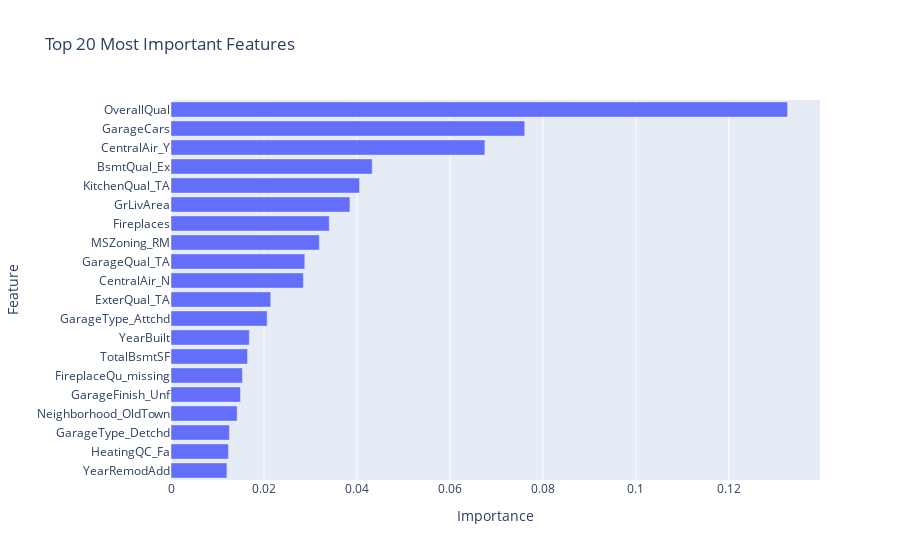

Notebook cell for this chart:
### Code cell
# --- Feature Importance Analysis ---
# This cell shows WHICH features the model uses to decide.

try:
    # 1. Get the final model step
    xgb_model = model.named_steps['model']
    
    # 2. Get the preprocessor step
    preprocessor = model.named_steps['preprocessor']
    
    # 3. Get feature names from the preprocessor
    # Numerical features are straightforward
    num_features = preprocessor.transformers_[0][2]
    
    # Categorical features are one-hot encoded
    cat_features_raw = preprocessor.transformers_[1][2]
    cat_features_ohe = list(preprocessor.named_transformers_['cat']
                                     .named_steps['onehot']
                                     .get_feature_names_out(cat_features_raw))
    
    # Combine all feature names
    all_feature_names = num_features + cat_features_ohe
    
    print(f"Total features after preprocessing: {len(all_feature_names)}")
    
    # 4. Plot importance
    print("Plotting feature importance...")
    plot_feature_importance(xgb_model, all_feature_names)
    
except Exception as e:
    print(f"Could not plot feature importance: {e}")

### Figure 1 — Plotly figure (JSON) as saved in the notebook; plotly's stock layout.template omitted (floating-point values rounded to 4 significant figures)
{"data": [{"hovertemplate": "importance=%{x}<br>feature=%{y}<extra></extra>", "legendgroup": "", "marker": {"color": "#636efa", "pattern": {"shape": ""}}, "name": "", "orientation": "h", "showlegend": false, "textposition": "auto", "type": "bar", "x": [0.01203, 0.01235, 0.01256, 0.01423, 0.01495, 0.01535, 0.01646, 0.01685, 0.02068, 0.02144, 0.02848, 0.02878, 0.0319, 0.03404, 0.03849, 0.04055, 0.04328, 0.06751, 0.07608, 0.1326], "xaxis": "x", "y": ["YearRemodAdd", "HeatingQC_Fa", "GarageType_Detchd", "Neighborhood_OldTown", "GarageFinish_Unf", "FireplaceQu_missing", "TotalBsmtSF", "YearBuilt", "GarageType_Attchd", "ExterQual_TA", "CentralAir_N", "GarageQual_TA", "MSZoning_RM", "Fireplaces", "GrLivArea", "KitchenQual_TA", "BsmtQual_Ex", "CentralAir_Y", "GarageCars", "OverallQual"], "yaxis": "y"}], "layout": {"barmode": "relative", "legend": {"tracegroupgap": 0}, "title": {"text": "Top 20 Most Important Features"}, "xaxis": {"anchor": "y", "domain": [0, 1], "title": {"text": "Importance"}}, "yaxis": {"anchor": "x", "domain": [0, 1], "title": {"text": "Feature"}}}}
